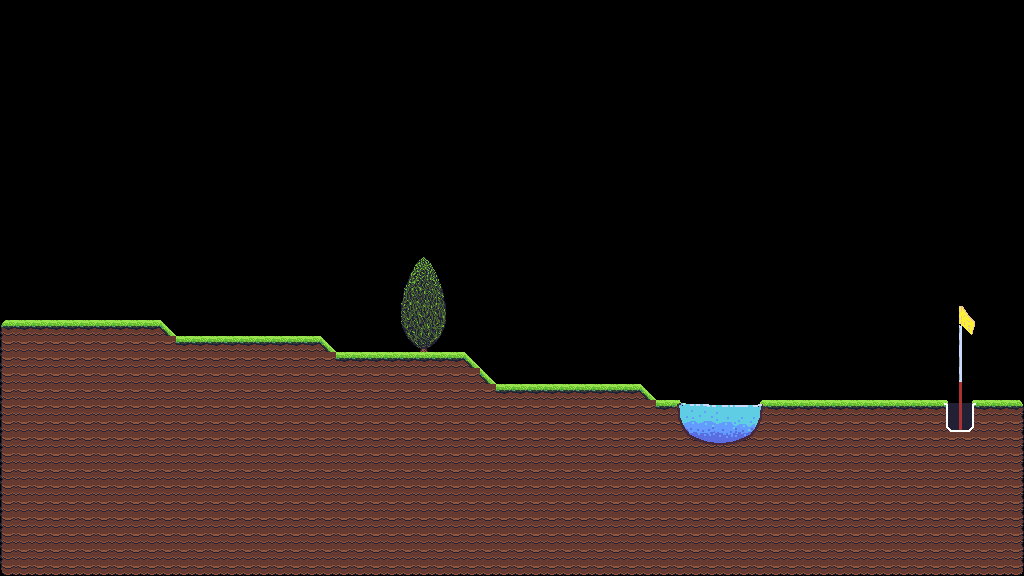

Below is a game level as drawn by its tile map, then a one-line description and the .tmx that defines it (tile-layer data replaced by summaries):
An orthogonal 64x36 tile map with 16x16 px tiles, 1 tile layer (Level), 2 tilesets and 211 objects (135x collide, 2x finish, juniper).

<map version="1.10" tiledversion="1.11.1" orientation="orthogonal" renderorder="right-down" width="64" height="36" tilewidth="16" tileheight="16" infinite="0" nextlayerid="9" nextobjectid="9279">
 <tileset firstgid="1" name="prototype" tilewidth="16" tileheight="16" tilecount="128" columns="16">
  <image source="images/prototype.png" width="256" height="128" />
  <tile id="0" type="ground" />
  <tile id="1" type="ground" />
  <tile id="2" type="ground" />
  <tile id="3" type="ground" />
  <tile id="4" type="ground" />
 </tileset>
 <tileset firstgid="129" name="all2" tilewidth="16" tileheight="16" tilecount="210" columns="14">
  <image source="images/all2.png" width="224" height="244" />
 </tileset>
 <layer id="1" name="Level" width="64" height="36">
  <data>[2304 cells, 869 non-empty, 63 distinct tile ids]</data>
 </layer>
 <objectgroup id="8" name="Pool_Object">
  <object id="9268" x="692.25" y="436.125">
   <polygon points="0,0 18.125,7.25 35.625,7.125 50.625,2.875 44.75,9.125 10.875,9.25" />
  </object>
  <object id="9268" x="692.25" y="436.125">
   <polygon points="0,0 18.125,7.25 35.625,7.125 50.625,2.875 44.75,9.125 10.875,9.25" />
  </object>
 </objectgroup>
 <objectgroup id="7" name="Bushes_Leaf_Object">
  <object id="9132" name="juniper" x="400" y="256" width="51" height="94.5" />
 </objectgroup>
 <objectgroup id="6" name="Bushes_Object">
  <object id="9128" x="405.818" y="286.546">
   <polygon points="0,0 18,-28.7273 34,-0.181818" />
  </object>
  <object id="9129" x="405.909" y="287.647">
   <polygon points="0,0 34,-0.919192 38.9091,31.6202 -3.81818,32.1717" />
  </object>
  <object id="9130" x="401.909" y="320.553">
   <polygon points="0,0 42.8182,-0.643514 37.5455,15.5363 5.54545,15.7201" />
  </object>
  <object id="9131" x="408" y="336.916">
   <polygon points="0,0 31.0909,-0.280098 21,9.71007 11.1818,10.0835" />
  </object>
  <object id="9128" x="405.818" y="286.546">
   <polygon points="0,0 18,-28.7273 34,-0.181818" />
  </object>
  <object id="9129" x="405.909" y="287.647">
   <polygon points="0,0 34,-0.919192 38.9091,31.6202 -3.81818,32.1717" />
  </object>
  <object id="9130" x="401.909" y="320.553">
   <polygon points="0,0 42.8182,-0.643514 37.5455,15.5363 5.54545,15.7201" />
  </object>
  <object id="9131" x="408" y="336.916">
   <polygon points="0,0 31.0909,-0.280098 21,9.71007 11.1818,10.0835" />
  </object>
 </objectgroup>
 <objectgroup id="2" name="Ground_Object">
  <object id="9061" type="collide" x="1008" y="400" width="16" height="16" />
  <object id="9062" type="collide" x="0" y="320" width="16" height="16" />
  <object id="9063" type="collide" x="16" y="320" width="16" height="16" />
  <object id="9064" type="collide" x="32" y="320" width="16" height="16" />
  <object id="9065" type="collide" x="48" y="320" width="16" height="16" />
  <object id="9066" type="collide" x="64" y="320" width="16" height="16" />
  <object id="9067" type="collide" x="80" y="320" width="16" height="16" />
  <object id="9068" type="collide" x="96" y="320" width="16" height="16" />
  <object id="9069" type="collide" x="112" y="320" width="16" height="16" />
  <object id="9070" type="collide" x="128" y="320" width="16" height="16" />
  <object id="9071" type="collide" x="144" y="320" width="16" height="16" />
  <object id="9072" type="collide" x="176" y="336" width="16" height="16" />
  <object id="9073" type="collide" x="192" y="336" width="16" height="16" />
  <object id="9074" type="collide" x="208" y="336" width="16" height="16" />
  <object id="9075" type="collide" x="224" y="336" width="16" height="16" />
  <object id="9076" type="collide" x="240" y="336" width="16" height="16" />
  <object id="9077" type="collide" x="256" y="336" width="16" height="16" />
  <object id="9078" type="collide" x="272" y="336" width="16" height="16" />
  <object id="9079" type="collide" x="288" y="336" width="16" height="16" />
  <object id="9080" type="collide" x="304" y="336" width="16" height="16" />
  <object id="9081" type="collide" x="336" y="352" width="16" height="16" />
  <object id="9082" type="collide" x="352" y="352" width="16" height="16" />
  <object id="9083" type="collide" x="368" y="352" width="16" height="16" />
  <object id="9084" type="collide" x="384" y="352" width="16" height="16" />
  <object id="9085" type="collide" x="448" y="352" width="16" height="16" />
  <object id="9086" type="collide" x="496" y="384" width="16" height="16" />
  <object id="9087" type="collide" x="512" y="384" width="16" height="16" />
  <object id="9088" type="collide" x="528" y="384" width="16" height="16" />
  <object id="9089" type="collide" x="544" y="384" width="16" height="16" />
  <object id="9090" type="collide" x="560" y="384" width="16" height="16" />
  <object id="9091" type="collide" x="576" y="384" width="16" height="16" />
  <object id="9092" type="collide" x="592" y="384" width="16" height="16" />
  <object id="9093" type="collide" x="608" y="384" width="16" height="16" />
  <object id="9094" type="collide" x="624" y="384" width="16" height="16" />
  <object id="9095" type="collide" x="656" y="400" width="16" height="16" />
  <object id="9096" type="collide" x="768" y="400" width="16" height="16" />
  <object id="9097" type="collide" x="784" y="400" width="16" height="16" />
  <object id="9098" type="collide" x="800" y="400" width="16" height="16" />
  <object id="9099" type="collide" x="816" y="400" width="16" height="16" />
  <object id="9100" type="collide" x="832" y="400" width="16" height="16" />
  <object id="9101" type="collide" x="848" y="400" width="16" height="16" />
  <object id="9102" type="collide" x="864" y="400" width="16" height="16" />
  <object id="9103" type="collide" x="880" y="400" width="16" height="16" />
  <object id="9104" type="collide" x="896" y="400" width="16" height="16" />
  <object id="9105" type="collide" x="912" y="400" width="16" height="16" />
  <object id="9106" type="collide" x="928" y="400" width="16" height="16" />
  <object id="9107" type="collide" x="976" y="400" width="16" height="16" />
  <object id="9108" type="collide" x="992" y="400" width="16" height="16" />
  <object id="9109" type="collide" x="0" y="560" width="16" height="16" />
  <object id="9110" type="collide" x="0" y="336" width="16" height="16" />
  <object id="9111" type="collide" x="0" y="352" width="16" height="16" />
  <object id="9112" type="collide" x="0" y="368" width="16" height="16" />
  <object id="9113" type="collide" x="0" y="384" width="16" height="16" />
  <object id="9114" type="collide" x="0" y="400" width="16" height="16" />
  <object id="9115" type="collide" x="0" y="416" width="16" height="16" />
  <object id="9116" type="collide" x="0" y="432" width="16" height="16" />
  <object id="9117" type="collide" x="0" y="448" width="16" height="16" />
  <object id="9118" type="collide" x="0" y="464" width="16" height="16" />
  <object id="9119" type="collide" x="0" y="480" width="16" height="16" />
  <object id="9120" type="collide" x="0" y="496" width="16" height="16" />
  <object id="9121" type="collide" x="0" y="512" width="16" height="16" />
  <object id="9122" type="collide" x="0" y="528" width="16" height="16" />
  <object id="9123" type="collide" x="0" y="544" width="16" height="16" />
  <object id="9133" type="collide" x="1008" y="560" width="16" height="16" />
  <object id="9134" type="collide" x="1008" y="416" width="16" height="16" />
  <object id="9135" type="collide" x="1008" y="432" width="16" height="16" />
  <object id="9136" type="collide" x="1008" y="448" width="16" height="16" />
  <object id="9137" type="collide" x="1008" y="464" width="16" height="16" />
  </objectgroup>
 <objectgroup id="3" name="Hole_Object">
  <!-- 8 objects omitted --></objectgroup>
 <objectgroup id="5" name="Spawn_Object">
  <!-- 1 objects omitted --></objectgroup>
</map>
<!-- 132 of 211 objects omitted -->
